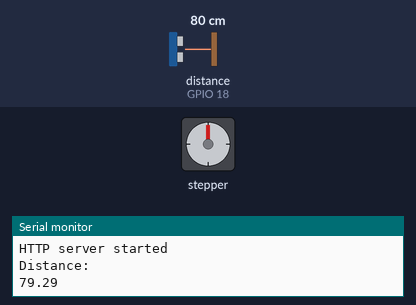
Recording of a sketch running on a simulated ESP32. Shown: stepper motor, the last lines printed to the serial monitor. Wiring (inferred from the names in the program): ultrasonic range finder: trigger GPIO 5; echo GPIO 18. Inputs (shaded band) come from the test bench; at power-on: distance to the obstacle (sensor on GPIO 18) 80 cm. The echo pulse lasts 58.3 µs per cm; WiFi joins after 1.5 s; servers stay silent unless stated; stepper angles assume 2048 steps per turn.

Above: at 3.2 s.
3.3 s: distance to the obstacle (sensor on GPIO 18) set to 9 cm
5.2 s: distance to the obstacle (sensor on GPIO 18) set to 6 cm
At 6.48 s:
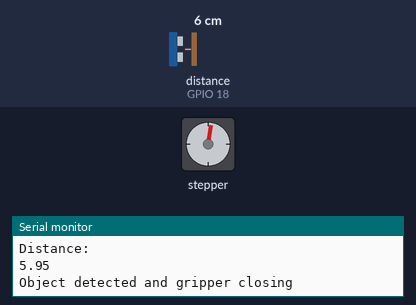
At 7.11 s:
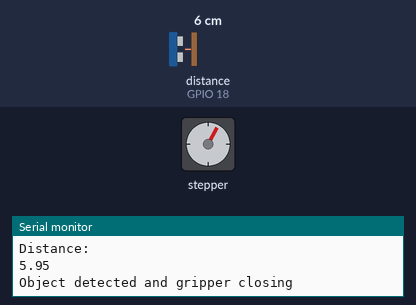
Timing chart, 0 to 25.2 s (numbered marks = the images above; inputs shaded):
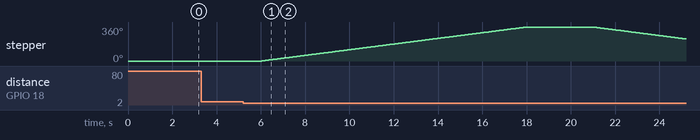

Measured:
- the behaviour switches between 8 and 7 cm on distance to the obstacle (sensor on GPIO 18) (found by bisection; images 0 and 1)
- after the input at 5.2 s, stepper: turns 360° clockwise in 12.0 s, then 127° counter-clockwise in 4.2 s

The sketch:

cmd-f-2025.ino
```cpp
#include <ESPmDNS.h>
#include "WiFi.h"
#include "ESPAsyncWebServer.h"
#include <Adafruit_Sensor.h>
#include <Stepper.h>

const int trigPin = 5;
const int echoPin = 18;
#define SOUND_SPEED 0.034
#define DISTANCE_THRESHOLD 7.0

long duration;
float distanceCm;

const int stepsPerRevolution = 2048;
#define IN1 19
#define IN2 21
#define IN3 15
#define IN4 2
Stepper myStepper(stepsPerRevolution, IN1, IN3, IN2, IN4);

const char* ssid = "ORBI44";
const char* password = "roundcarrot897";
AsyncWebServer server(80);

String readDistance() {
    digitalWrite(trigPin, HIGH);
    delayMicroseconds(10);
    digitalWrite(trigPin, LOW);

    duration = pulseIn(echoPin, HIGH);
    distanceCm = duration * SOUND_SPEED / 2;
    Serial.println("Distance:");
    Serial.println(distanceCm);
    return String(distanceCm);
}

const char index_html[] PROGMEM = R"rawliteral(
<!DOCTYPE html>
<html lang="en">
<head>
    <meta charset="UTF-8">
    <meta name="viewport" content="width=device-width, initial-scale=1.0">
    <title>Otto.</title>
    <style>
        @import url('https://fonts.googleapis.com/css2?family=Inter:wght@300;400;600&display=swap');

        body {
            background-color: #000;
            color: white;
            font-family: 'Inter', sans-serif;
            margin: 0;
            padding: 0;
            height: 3000px;
            overflow-y: scroll;
        }

        .container {
            width: 1900px;
            margin: 0 auto;
        }

        nav {
            display: flex;
            justify-content: space-between;
            align-items: center;
            padding: 20px;
        }

        nav a {
            color: white;
            text-decoration: none;
            margin-left: 70px;
            padding: 10px 30px;
            border-radius: 20px;
            transition: all 0.3s;
            font-size: 24px;
            font-weight: 300;
        }

        nav a.active {
            border: 2px solid;
            border-image: linear-gradient(90deg, #680092, white);
            border-image-slice: 1;
        }

        .logo {
            font-size: 150px;
            font-weight: 300;
            background: linear-gradient(90deg, #680092, white);
            -webkit-background-clip: text;
            -webkit-text-fill-color: transparent;
        }

        .meet-otto {
            text-align: left;
            padding: 450px 0 40px 120px;
        }

        .meet-otto span {
            font-size: 120px;
            line-height: 1;
        }

        .meet-otto .meet {
            color: #b96eff;
            font-weight: 300;
            margin-right: 30px;
        }

        .meet-otto .otto {
            color: white;
            font-weight: 600;
        }

        .meet-description {
            font-size: 28px;
            color: #b3b3b3;
            font-weight: 300;
            margin-top: 15px;
            padding-left: 205px;
        }

          .functions {
              text-align: center;
              padding: 50px 0;
              padding-top: 300px;
          }


        .functions-header {
            font-family: 'Inter', sans-serif;
            font-weight: 300;
            font-size: 80px;
            background: linear-gradient(90deg, #680092, white);
            -webkit-background-clip: text;
            -webkit-text-fill-color: transparent;
            margin-bottom: 40px;
        }

        .function-boxes {
            display: flex;
            justify-content: space-around;
            gap: 20px;
        }

        .function-boxes {
            display: flex;
            justify-content: space-between;
            gap: 40px;
            margin-top: 20px;
        }

        .function-box {
            background-color: #111;
            padding: 30px;
            border-radius: 15px;
            flex-basis: 30%;
        }

        .function-box p {
            font-size: 18px;
            color: #b3b3b3;
            line-height: 1.6;
        }

        .function-box strong {
            color: white;
        }

    </style>
</head>
<body>
    <div class="container">
        <nav>
            <div class="logo">Otto.</div>
            <div>
                <a class="active" href="#">Home</a>
                <a href="#">About</a>
                <a href="#">Check on Otto</a>
            </div>
        </nav>

                <!-- Meet Otto Section -->
        <div class="meet-otto">
            <span class="meet">Meet</span> <span class="otto">Otto</span>
        </div>
        <div class="meet-description">
            A nature inspired "otto"-matic fruit harvester
        </div>

        <!-- Functions Section -->
        <div class="functions">
            <h2 class="functions-header">Functions</h2>
            <div class="function-boxes">
                <div class="function-box">
                    <p><strong>Harvesting:</strong> Otto uses an ultrasonic distance sensor to detect the proximity of ripe fruit. Once detected, Otto extends its gripper to carefully harvest the fruit without causing damage.</p>
                </div>
                <div class="function-box">
                    <p><strong>Distance Measurement:</strong> The ultrasonic sensor measures the distance between Otto and the fruit. If the fruit is within a pre-set range, Otto activates its stepper motor to perform the harvest.</p>
                </div>
                <div class="function-box">
                    <p><strong>Wireless Monitoring:</strong> You can monitor Otto’s performance remotely via the ESP32 web server. The real-time distance from fruit and harvesting status are displayed on the dashboard.</p>
                </div>
            </div>
        </div>

    <script>
        setInterval(function() {
            fetch("/distanceCm").then(response => response.text()).then(data => {
                document.getElementById("distance").innerText = data;
            });
        }, 1000);
    </script>
</body>
</html>
)rawliteral";

String processor(const String& var) {
    if (var == "DISTANCE") {
        return readDistance();
    }
    return String();
}

void setup() {
    Serial.begin(115200);
    pinMode(trigPin, OUTPUT);
    pinMode(echoPin, INPUT);

    myStepper.setSpeed(5);

    WiFi.disconnect(true);
    WiFi.begin(ssid, password);
    Serial.println("Connecting to Wi-Fi...");
    while (WiFi.status() != WL_CONNECTED) {
        delay(1000);
        Serial.print(".");
    }
    Serial.println("\nConnected to Wi-Fi");
    Serial.print("IP Address: ");
    Serial.println(WiFi.localIP());

    if (!MDNS.begin("esp32")) {
        Serial.println("Error starting mDNS");
    } else {
        Serial.println("mDNS started");
    }

    server.on("/", HTTP_GET, [](AsyncWebServerRequest *request) {
        request->send_P(200, "text/html", index_html, processor);
    });

    server.on("/distanceCm", HTTP_GET, [](AsyncWebServerRequest *request) {
        request->send_P(200, "text/plain", readDistance().c_str());
    });

    server.begin();
    Serial.println("HTTP server started");
}

void loop() {
    readDistance();
    if (distanceCm < DISTANCE_THRESHOLD) {
      Serial.println("Object detected and gripper closing");
      myStepper.step(stepsPerRevolution);
      delay(3000);
      myStepper.step(-(stepsPerRevolution*2));
    }
    delay(2000);
}
```
